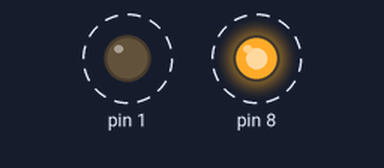
Bench run of a sketch on a simulated Arduino Uno, built with avr-gcc and run on an emulated ATmega328P. On the bench: output pins drawn as LEDs (lit = HIGH). Dashed ring = blinking.

Above: at 0.5 s.
Timing chart, 0 to 4.6 s (numbered marks = the images above):
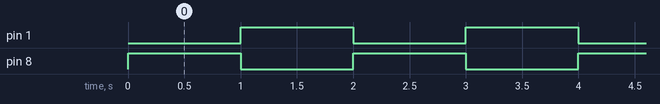

Measured:
- by itself, pin 1, pin 8: alternates HIGH for 1.0 s and LOW for 1.0 s

The sketch:

TwoLeds.ino.ino
```cpp
void setup() {
  // put your setup code here, to run once:
  pinMode(8,OUTPUT);
  pinMode(1,OUTPUT);
}

void loop() {
  // put your main code here, to run repeatedly:
  if(digitalRead(8)==HIGH){
    digitalWrite(1,HIGH);
    digitalWrite(8,LOW);
  }else{
    digitalWrite(8,HIGH);
    digitalWrite(1,LOW);
  }
  delay(1000);

}
```
